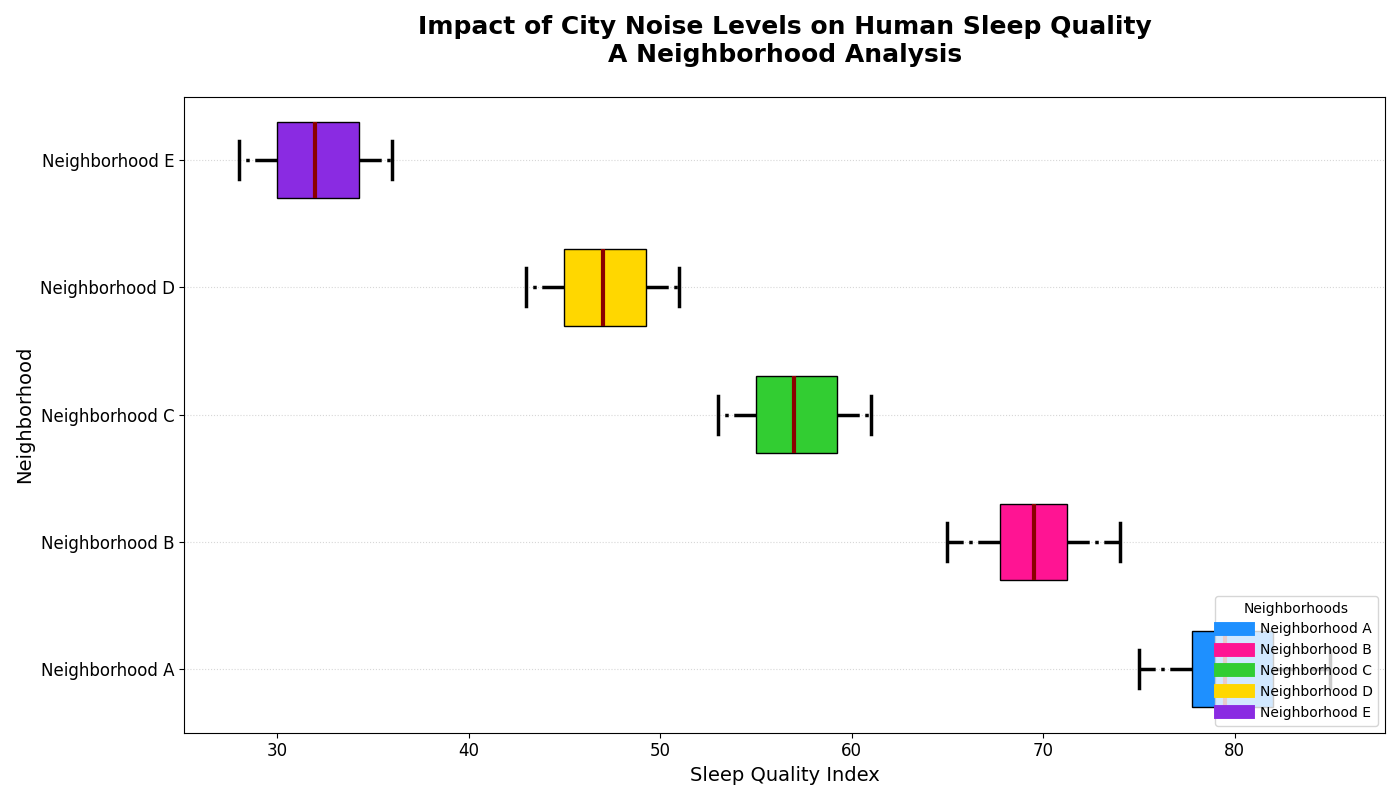

Here is the Python script that generated this plot:
import matplotlib.pyplot as plt
import numpy as np

neighborhood_a_sleep_quality = [79, 77, 82, 75, 83, 78, 81, 80, 79, 85, 76, 82]
neighborhood_b_sleep_quality = [70, 69, 73, 72, 67, 66, 68, 68, 70, 74, 71, 65]
neighborhood_c_sleep_quality = [59, 57, 54, 60, 53, 55, 56, 58, 61, 57, 55, 60]
neighborhood_d_sleep_quality = [47, 51, 50, 44, 43, 45, 46, 49, 45, 50, 48, 47]
neighborhood_e_sleep_quality = [32, 30, 29, 35, 36, 34, 31, 30, 33, 32, 35, 28]

all_sleep_quality_data = [
    neighborhood_a_sleep_quality,
    neighborhood_b_sleep_quality,
    neighborhood_c_sleep_quality,
    neighborhood_d_sleep_quality,
    neighborhood_e_sleep_quality
]

neighborhood_labels = ["Neighborhood A", "Neighborhood B", "Neighborhood C", "Neighborhood D", "Neighborhood E"]

fig, ax = plt.subplots(nrows=1, ncols=1, figsize=(14, 8))
box = ax.boxplot(
    all_sleep_quality_data,
    patch_artist=True,
    notch=False,
    vert=False,  # Change to horizontal box plot
    labels=neighborhood_labels,
    widths=0.6
)

colors = ['#1E90FF', '#FF1493', '#32CD32', '#FFD700', '#8A2BE2']
for patch, color in zip(box['boxes'], colors):
    patch.set_facecolor(color)

plt.setp(box['medians'], color='darkred', linewidth=3)
plt.setp(box['whiskers'], color='black', linewidth=2.5, linestyle='-.')
plt.setp(box['caps'], color='black', linewidth=2.5)
plt.setp(box['fliers'], marker='s', color='red', alpha=0.7)

ax.set_title("Impact of City Noise Levels on Human Sleep Quality\nA Neighborhood Analysis", fontsize=18, weight='bold', pad=25)
ax.set_xlabel("Sleep Quality Index", fontsize=14)  # Adjust labels
ax.set_ylabel("Neighborhood", fontsize=14)
ax.grid(axis='y', linestyle=':', alpha=0.5)  # Adjust grid for horizontal orientation

plt.xticks(fontsize=12)
plt.yticks(fontsize=12)

for label, color in zip(neighborhood_labels, colors):
    plt.plot([], [], color=color, label=label, linewidth=10)
plt.legend(title="Neighborhoods", loc='lower right')

plt.tight_layout()
plt.show()
